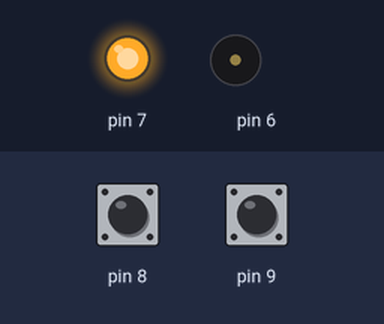
A sketch run on a simulated Arduino Uno, built with avr-gcc and run on an emulated ATmega328P. Parts: output pins drawn as LEDs (lit = HIGH), buzzer (waves = sounding). The inputs (shaded band) are chosen by the test bench; at power-on: pin 8 HIGH, pin 9 HIGH.

Above: at 1.2 s.
1.3 s: pin 8 pulled LOW for 0.15 s
At 3.3 s:
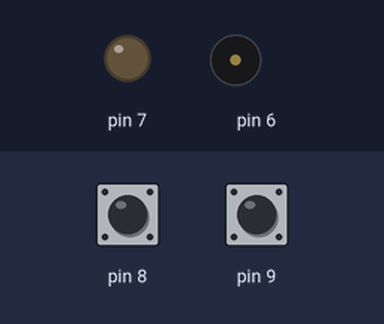
3.6 s: pin 9 pulled LOW for 0.15 s
At 4.2 s:
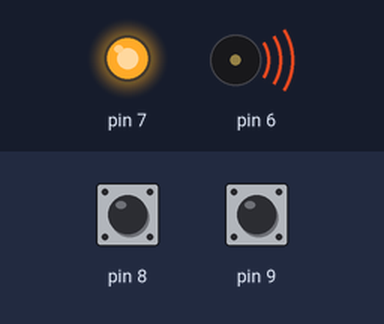
5.9 s: pin 8 pulled LOW for 1 s
At 6.5 s:
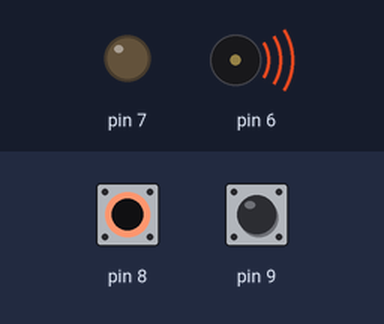
8.4 s: pin 9 pulled LOW for 1 s
At 9.6 s:
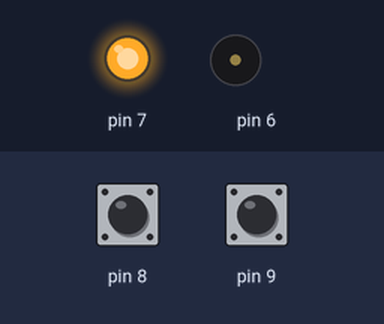
Timing chart, 0 to 11.4 s (numbered marks = the images above; inputs shaded):
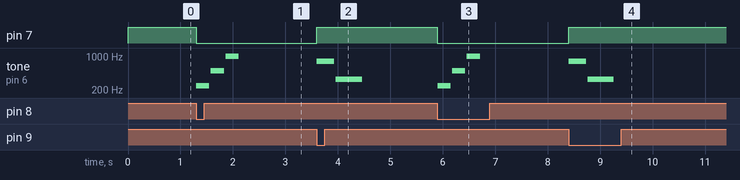

The sketch:

tommy_controlpanel_aux.ino
```cpp
#include "jbuzzer.h"
#include "jbutton.h"
#include "jrelay.h"

jbuzzer buzzer_main( 6 );
jrelay relay_aux( 7 );
jbutton button_blue( 8 );
jbutton button_red( 9 );

void setup() {
  // put your setup code here, to run once:
  relay_aux.setup();
  button_blue.setup();
  button_red.setup();
  buzzer_main.setup();

  relay_aux.off();
}

void loop() {
  // put your main code here, to run repeatedly:
  if (button_blue.state() == kPressed )
  {
    relay_aux.on();
    buzzer_main.playsong(7,false);
  }

  if (button_red.state()== kPressed)
  {
    relay_aux.off();
    buzzer_main.playsong(6,false);
  }

  buzzer_main.loop();
}
```

jbutton.h
```cpp
#ifndef __JBUTTON_H__
#define __JBUTTON_H__


typedef enum {
  kUnchanged=0,
  kPressed,
  kReleased
} kState;

#define DEBOUNCE_MS (200)

class jbutton
{
  public:
    jbutton(int pin) : mPin(pin), mState(HIGH), mLastChange(0) {}
    void setup() {  pinMode(mPin, INPUT_PULLUP); }

    kState state() {
      int newstate = digitalRead(mPin);

      if (newstate==mState || (millis()-mLastChange <= DEBOUNCE_MS))
        return kUnchanged;

      mState = newstate;
      mLastChange = millis();

      return ((mState == LOW) ? kPressed : kReleased);
    }

    int mState;
    int mPin;
    unsigned long mLastChange;
};

#endif
```

jbuzzer.h
```cpp
/*
  jBuzzer

  Based on a project and code by Dipto Pratyaksa, updated on 31/3/13
  Modified for Christmas by Joshi, on Dec 17th, 2017.
  Made into a non-blocking class by J.
*/

#include "pitches.h"


class jbuzzer
{
  public:
    jbuzzer(int buzzerPin);
    void setup() {pinMode(mBuzzerPin, OUTPUT);  }
    void loop();

    bool isPlaying();
    void playsong(int s, bool repeat = false);
    void finish();

  private:
    void playmNoteIndex(int freq, int dur);

    int * mNotePtr;
    int * mTempoPtr;
    int mNotesLen;
    bool mPlaying;
    int mNoteIndex;
    int mBuzzerPin;
    unsigned long waitto;
    int mRepeatSong;

    int m0[1];
    int t0[1];
};


// Jingle Bells

int Notes1[] = {
  NOTE_E5, NOTE_E5, NOTE_E5,
  NOTE_E5, NOTE_E5, NOTE_E5,
  NOTE_E5, NOTE_G5, NOTE_C5, NOTE_D5,
  NOTE_E5,
  NOTE_F5, NOTE_F5, NOTE_F5, NOTE_F5,
  NOTE_F5, NOTE_E5, NOTE_E5, NOTE_E5, NOTE_E5,
  NOTE_E5, NOTE_D5, NOTE_D5, NOTE_E5,
  NOTE_D5, NOTE_G5
};

int Tempos1[] = {
  8, 8, 4,
  8, 8, 4,
  8, 8, 8, 8,
  2,
  8, 8, 8, 8,
  8, 8, 8, 16, 16,
  8, 8, 8, 8,
  4, 4
};

// We wish you a merry Christmas

int Notes2[] = {
  NOTE_B3,
  NOTE_F4, NOTE_F4, NOTE_G4, NOTE_F4, NOTE_E4,
  NOTE_D4, NOTE_D4, NOTE_D4,
  NOTE_G4, NOTE_G4, NOTE_A4, NOTE_G4, NOTE_F4,
  NOTE_E4, NOTE_E4, NOTE_E4,
  NOTE_A4, NOTE_A4, NOTE_B4, NOTE_A4, NOTE_G4,
  NOTE_F4, NOTE_D4, NOTE_B3, NOTE_B3,
  NOTE_D4, NOTE_G4, NOTE_E4,
  NOTE_F4
};

int Tempos2[] = {
  4,
  4, 8, 8, 8, 8,
  4, 4, 4,
  4, 8, 8, 8, 8,
  4, 4, 4,
  4, 8, 8, 8, 8,
  4, 4, 8, 8,
  4, 4, 4,
  2
};

// Santa Claus is coming to town

int Notes3[] = {
  NOTE_G4,
  NOTE_E4, NOTE_F4, NOTE_G4, NOTE_G4, NOTE_G4,
  NOTE_A4, NOTE_B4, NOTE_C5, NOTE_C5, NOTE_C5,
  NOTE_E4, NOTE_F4, NOTE_G4, NOTE_G4, NOTE_G4,
  NOTE_A4, NOTE_G4, NOTE_F4, NOTE_F4,
  NOTE_E4, NOTE_G4, NOTE_C4, NOTE_E4,
  NOTE_D4, NOTE_F4, NOTE_B3,
  NOTE_C4
};

int Tempos3[] = {
  8,
  8, 8, 4, 4, 4,
  8, 8, 4, 4, 4,
  8, 8, 4, 4, 4,
  8, 8, 4, 2,
  4, 4, 4, 4,
  4, 2, 4,
  1
};


  int Notes4[] = {
  NOTE_C4, NOTE_G3,NOTE_G3, NOTE_GS3, NOTE_G3,0, NOTE_B3, NOTE_C4};
  // mNoteIndex durations: 4 = quarter mNoteIndex, 8 = eighth mNoteIndex, etc.:
  int Tempos4[] = {
    4, 8, 8, 4,4,4,4,4
  };

int Notes5[] = {                            // specific mNoteIndexs in the mNotePtr
 NOTE_B3, NOTE_C5, NOTE_B5, NOTE_D5, NOTE_A4, NOTE_B4, NOTE_B5, NOTE_G4, NOTE_B4, NOTE_D4, NOTE_C4, NOTE_B4, NOTE_C5, NOTE_B5, 0, NOTE_C5, NOTE_B5, NOTE_G4, NOTE_B5, NOTE_FS4, NOTE_G4, NOTE_A5, NOTE_B5, NOTE_G3, NOTE_D4, NOTE_E4, NOTE_D4, NOTE_C4, NOTE_D4, NOTE_G3, NOTE_E4, NOTE_D4, NOTE_C4, NOTE_G3, NOTE_B4, NOTE_A4, NOTE_C5, NOTE_B5, NOTE_G4, NOTE_B5, NOTE_FS4, NOTE_G4, NOTE_A5, NOTE_B5, NOTE_G3, NOTE_D4, NOTE_E4, NOTE_D4, NOTE_C4, NOTE_D4, NOTE_G3, NOTE_E4, NOTE_D4, NOTE_C4, NOTE_G3, NOTE_B4, NOTE_A4 };

int Tempos5[] = {     // mNoteIndex durations: 4 = quarter mNoteIndex, 8 = eighth mNoteIndex, etc.:
  4, 1, 4, 4, 4, 1, 4, 4, 2, 2, 8, 1, 8, 3, 2, 4, 1, 4, 4, 3, 8, 9, 1, 4, 4, 5, 8, 8, 4, 4, 4, 8, 8, 3, 8, 1, 4, 1, 4, 4, 3, 8, 9, 1, 4, 4, 5, 8, 8, 4, 4, 4, 8, 8, 3, 8, 1 };


int Notes6[] = { NOTE_G5, NOTE_E4 };
int Tempos6[] = { 6, 4  };

int Notes7[] = { NOTE_B3, NOTE_B4, NOTE_B5 };
int Tempos7[] = { 8,8,8  };


jbuzzer::jbuzzer(int buzzerPin) : mBuzzerPin(buzzerPin), mRepeatSong(0) { finish(); }

bool jbuzzer::isPlaying() {return mPlaying;}

#define SONGMAP( index ) case index: mNotePtr = Notes##index ; mTempoPtr = Tempos##index ; mNotesLen = sizeof( Notes##index ) / sizeof(int); break;

void jbuzzer::playsong(int s, bool repeat)
    {
      finish();

      mPlaying=true;

      if (repeat)
        mRepeatSong = s;
      else
        mRepeatSong = 0;

      Serial.print("Playing song ");
      Serial.println(s);

      switch (s)
      {
        SONGMAP(1)
        SONGMAP(2)
        SONGMAP(3)
        SONGMAP(4)
        SONGMAP(5)
        SONGMAP(6)
        SONGMAP(7)
        default:
          finish(); // play nothing.
      }
    }

void jbuzzer::loop()
    {
      if (mPlaying && millis()>waitto)
        {
          if (mNoteIndex==mNotesLen)
          {
            if (mRepeatSong==0)
              finish();
            else
              playsong(mRepeatSong,true);
          }
          else
          {
            int mNoteIndexDuration = 2000/(*mTempoPtr);

//            Serial.print(mNoteIndexDuration);
//            Serial.print("\t");
//            Serial.println(*mNotePtr);
            tone(mBuzzerPin, (*mNotePtr), mNoteIndexDuration);
            //pause for the mNoteIndex's duration plus 30 ms:
            waitto = millis()+mNoteIndexDuration+30;

            ++mNotePtr;
            ++mTempoPtr;
            ++mNoteIndex;
          }
        }
    }

void jbuzzer::finish()
{
  mPlaying=false; mNoteIndex=0; waitto=0; mNotesLen=0;
}


void jbuzzer::playmNoteIndex(int freq, int dur)
    {
      mNoteIndex =0;
      waitto =0;
      mPlaying=true;

      m0[0]=freq;
      t0[0]=dur;

      mNotePtr=m0;
      mTempoPtr=t0;
      mNotesLen = 1;
    }
```

jrelay.h
```cpp
class jrelay
{
  public:
    jrelay(int pin) : mPin(pin), mIsOn(false) {}
    void setup() { pinMode(mPin, OUTPUT);}
    void off() { digitalWrite(mPin, HIGH); mIsOn=false; }
    void on() { digitalWrite(mPin, LOW); mIsOn=true; }
    bool ison() { return mIsOn;}
  private:
    int mPin;
    bool mIsOn;
};
```

pitches.h
```cpp
/*************************************************
* Public Constants
*************************************************/

#define NOTE_B0 31
#define NOTE_C1 33
#define NOTE_CS1 35
#define NOTE_D1 37
#define NOTE_DS1 39
#define NOTE_E1 41
#define NOTE_F1 44
#define NOTE_FS1 46
#define NOTE_G1 49
#define NOTE_GS1 52
#define NOTE_A1 55
#define NOTE_AS1 58
#define NOTE_B1 62
#define NOTE_C2 65
#define NOTE_CS2 69
#define NOTE_D2 73
#define NOTE_DS2 78
#define NOTE_E2 82
#define NOTE_F2 87
#define NOTE_FS2 93
#define NOTE_G2 98
#define NOTE_GS2 104
#define NOTE_A2 110
#define NOTE_AS2 117
#define NOTE_B2 123
#define NOTE_C3 131
#define NOTE_CS3 139
#define NOTE_D3 147
#define NOTE_DS3 156
#define NOTE_E3 165
#define NOTE_F3 175
#define NOTE_FS3 185
#define NOTE_G3 196
#define NOTE_GS3 208
#define NOTE_A3 220
#define NOTE_AS3 233
#define NOTE_B3 247
#define NOTE_C4 262
#define NOTE_CS4 277
#define NOTE_D4 294
#define NOTE_DS4 311
#define NOTE_E4 330
#define NOTE_F4 349
#define NOTE_FS4 370
#define NOTE_G4 392
#define NOTE_GS4 415
#define NOTE_A4 440
#define NOTE_AS4 466
#define NOTE_B4 494
#define NOTE_C5 523
#define NOTE_CS5 554
#define NOTE_D5 587
#define NOTE_DS5 622
#define NOTE_E5 659
#define NOTE_F5 698
#define NOTE_FS5 740
#define NOTE_G5 784
#define NOTE_GS5 831
#define NOTE_A5 880
#define NOTE_AS5 932
#define NOTE_B5 988
#define NOTE_C6 1047
#define NOTE_CS6 1109
#define NOTE_D6 1175
#define NOTE_DS6 1245
#define NOTE_E6 1319
#define NOTE_F6 1397
#define NOTE_FS6 1480
#define NOTE_G6 1568
#define NOTE_GS6 1661
#define NOTE_A6 1760
#define NOTE_AS6 1865
#define NOTE_B6 1976
#define NOTE_C7 2093
#define NOTE_CS7 2217
#define NOTE_D7 2349
#define NOTE_DS7 2489
#define NOTE_E7 2637
#define NOTE_F7 2794
#define NOTE_FS7 2960
#define NOTE_G7 3136
#define NOTE_GS7 3322
#define NOTE_A7 3520
#define NOTE_AS7 3729
#define NOTE_B7 3951
#define NOTE_C8 4186
#define NOTE_CS8 4435
#define NOTE_D8 4699
#define NOTE_DS8 4978
```

Measured:
- after the input at 1.3 s, pin 7: HIGH → LOW at once; tone on pin 6: plays 247 Hz for 0.25 s, 494 Hz for 0.25 s, 988 Hz for 0.25 s, starting at once
- after the input at 3.6 s, pin 7: LOW → HIGH at once; tone on pin 6: silent → 784 Hz at once, → silent 0.33 s later, → 330 Hz 0.03 s later, → silent 0.50 s later
- after the input at 5.9 s, pin 7: HIGH → LOW at once; tone on pin 6: plays 247 Hz for 0.25 s, 494 Hz for 0.25 s, 988 Hz for 0.25 s, starting at once
- after the input at 8.4 s, pin 7: LOW → HIGH at once; tone on pin 6: silent → 784 Hz at once, → silent 0.33 s later, → 330 Hz 0.03 s later, → silent 0.50 s later
